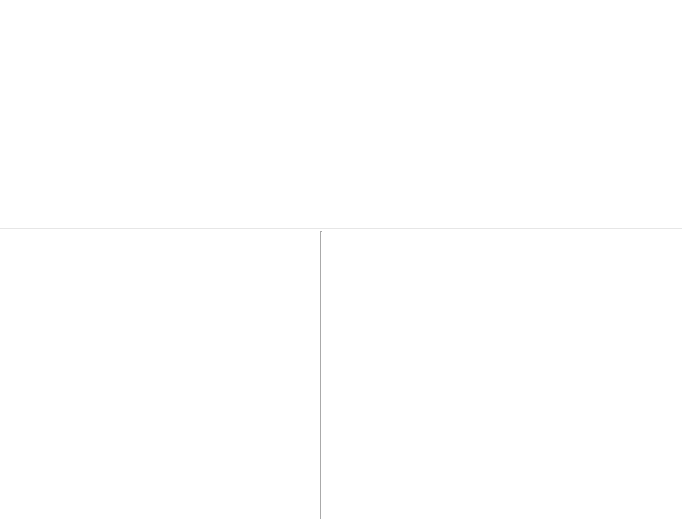
<?xml version="1.0" encoding="UTF-8"?>
<ui version="4.0">
 <class>ProcessBarClass</class>
 <widget class="QWidget" name="ProcessBarClass">
  <property name="geometry">
   <rect>
    <x>0</x>
    <y>0</y>
    <width>682</width>
    <height>519</height>
   </rect>
  </property>
  <property name="minimumSize">
   <size>
    <width>0</width>
    <height>519</height>
   </size>
  </property>
  <property name="maximumSize">
   <size>
    <width>16777215</width>
    <height>16777215</height>
   </size>
  </property>
  <property name="windowTitle">
   <string>Form</string>
  </property>
  <property name="styleSheet">
   <string notr="true">background:#FFFFFF;</string>
  </property>
  <layout class="QHBoxLayout" name="horizontalLayout" stretch="0">
   <property name="spacing">
    <number>0</number>
   </property>
   <property name="margin">
    <number>0</number>
   </property>
   <item>
    <layout class="QVBoxLayout" name="mainLayout_" stretch="0,0,290">
     <property name="spacing">
      <number>0</number>
     </property>
     <item>
      <widget class="ltp::client::AxesInformation" name="axesInformation" native="true">
       <property name="minimumSize">
        <size>
         <width>680</width>
         <height>228</height>
        </size>
       </property>
       <property name="styleSheet">
        <string notr="true"/>
       </property>
      </widget>
     </item>
     <item>
      <widget class="Line" name="line_">
       <property name="styleSheet">
        <string notr="true">border-top: 1px solid #E6E6E6;</string>
       </property>
       <property name="orientation">
        <enum>Qt::Horizontal</enum>
       </property>
      </widget>
     </item>
     <item>
      <layout class="QHBoxLayout" name="viceLayout_" stretch="320,0,360">
       <property name="spacing">
        <number>0</number>
       </property>
       <item>
        <widget class="ltp::base::TextEdit" name="filePreview_" native="true">
         <property name="minimumSize">
          <size>
           <width>320</width>
           <height>0</height>
          </size>
         </property>
        </widget>
       </item>
       <item>
        <widget class="Line" name="line_2">
         <property name="styleSheet">
          <string notr="true">color:#C8C8C8;</string>
         </property>
         <property name="orientation">
          <enum>Qt::Vertical</enum>
         </property>
        </widget>
       </item>
       <item>
        <widget class="ltp::client::OperationPanel" name="operationPanel_" native="true"/>
       </item>
      </layout>
     </item>
    </layout>
   </item>
  </layout>
 </widget>
 <customwidgets>
  <customwidget>
   <class>ltp::base::TextEdit</class>
   <extends>QWidget</extends>
   <header>../base/textedit.h</header>
   <container>1</container>
  </customwidget>
  <customwidget>
   <class>ltp::client::AxesInformation</class>
   <extends>QWidget</extends>
   <header>axesinformation.h</header>
   <container>1</container>
  </customwidget>
  <customwidget>
   <class>ltp::client::OperationPanel</class>
   <extends>QWidget</extends>
   <header>operationpanel.h</header>
   <container>1</container>
  </customwidget>
 </customwidgets>
 <resources/>
 <connections/>
</ui>
